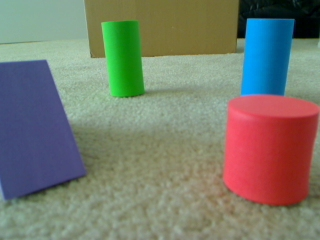
#> input picture P1/img.png, 320 x 240 px
$ python erosion.py
#> lines starting #> are read from the running program, lines starting #| are printed output that depends on the picture
import cv2
import numpy as np

def nothing(x):
    pass

cv2.namedWindow("webcam")
cv2.createTrackbar("L_TH","webcam",0,255,nothing)
cv2.createTrackbar("U_TH","webcam",0,255,nothing)
cv2.setTrackbarPos("U_TH","webcam",255)

img = cv2.imread("img.png")
#> img is the input picture: shape (240, 320, 3); mean B, G, R 110.1, 123.9, 120.2
img_gray = cv2.cvtColor(img,cv2.COLOR_BGR2GRAY)
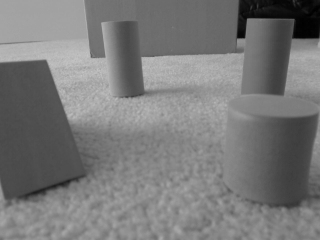
#> img_gray: shape (240, 320); min 0, max 197, mean 121.2
img_gray = cv2.GaussianBlur(img_gray,(19,19),-10)
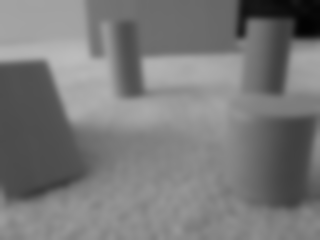
#> img_gray: shape (240, 320); min 3, max 188, mean 121.2

while True:
    uth = cv2.getTrackbarPos("U_TH","webcam")
    lth = cv2.getTrackbarPos("L_TH","webcam")
    canny = cv2.Canny(img_gray,lth,uth)
#> canny: shape (240, 320); every value is 0
    cv2.imshow("webcam", canny)
    h, w = img.shape[:2]
#> h = 240; w = 320
    max_row_inds = h - np.argmax(canny[::-1], axis=0)
#> max_row_inds = 320 values from 240 to 240
    row_inds = np.indices((h, w))[0]
    inds_after_edges = row_inds >= max_row_inds
    filled_from_bottom = np.zeros((h, w))
    filled_from_bottom[inds_after_edges] = 255
    kernel = np.ones((5,5),np.uint8)
    filled_from_bottom = cv2.morphologyEx(filled_from_bottom,cv2.MORPH_OPEN,kernel)

    cv2.imshow("fill",filled_from_bottom)
    cv2.imshow("img",img)
    cv2.imshow("gray",img_gray)
    if cv2.waitKey(36) & 0xFF == ord("q"):
#> (key q is pressed here)
        break

$ run again, with P1/masa.jpeg saved as P1/img.png
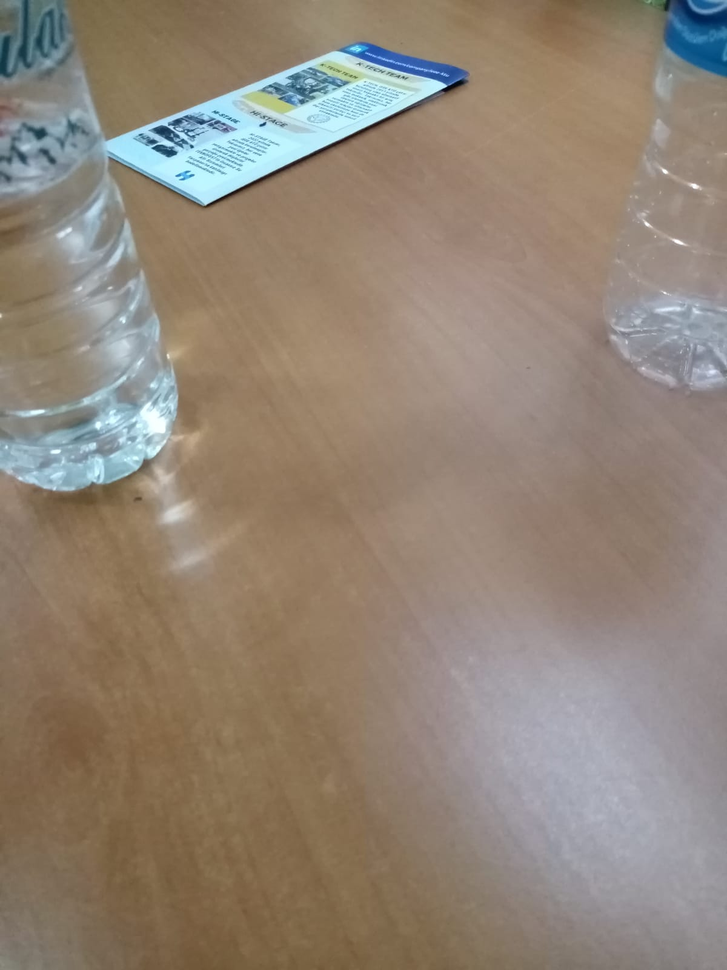
#> input picture P1/masa.jpeg, 727 x 970 px, shrunk from 1200 x 1600 before the run
#> img is the input picture: shape (970, 727, 3); mean B, G, R 118.3, 132.1, 145.3
#> `img_gray = cv2.cvtColor(img,cv2.COLOR_BGR2GRAY)`:
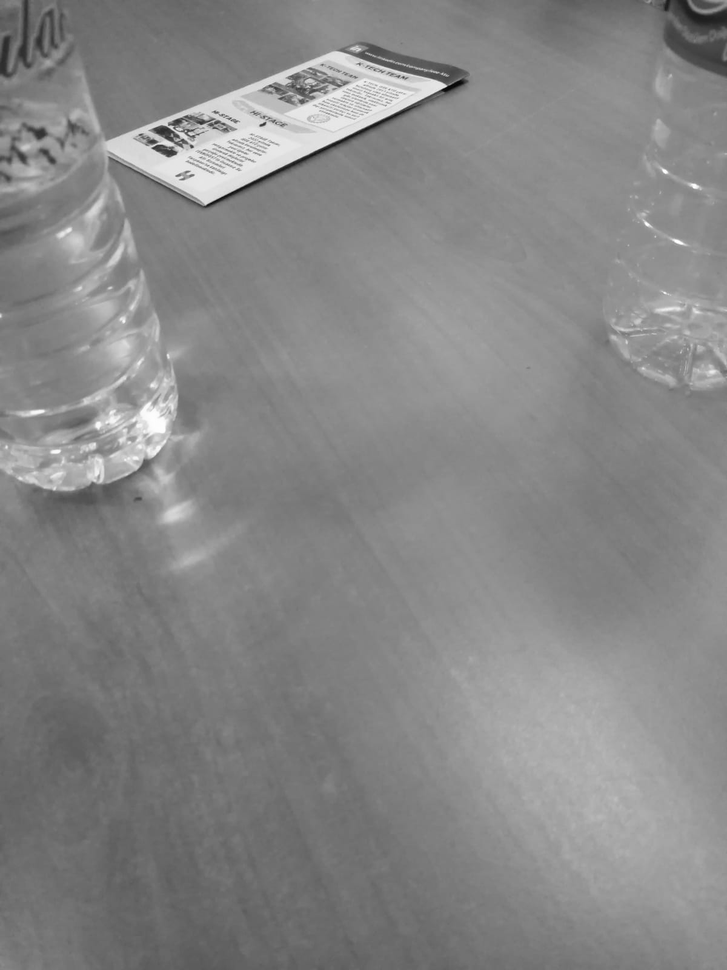
#> img_gray: shape (970, 727); min 4, max 255, mean 134.4
#> canny: shape (970, 727); every value is 0
#> max_row_inds = 727 values from 970 to 970

$ run again, with P1/top.jpg saved as P1/img.png
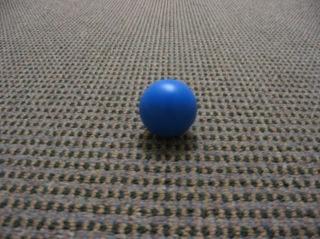
#> input picture P1/top.jpg, 320 x 239 px
#> img is the input picture: shape (239, 320, 3); mean B, G, R 102.4, 106.8, 109.7
#> `img_gray = cv2.cvtColor(img,cv2.COLOR_BGR2GRAY)`:
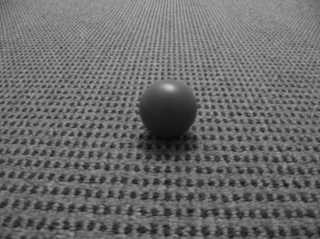
#> img_gray: shape (239, 320); min 6, max 202, mean 107.2
#> `img_gray = cv2.GaussianBlur(img_gray,(19,19),-10)`:
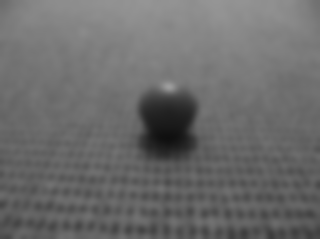
#> img_gray: shape (239, 320); min 15, max 157, mean 107.2
#> canny: shape (239, 320); every value is 0
#> max_row_inds = 320 values from 239 to 239
